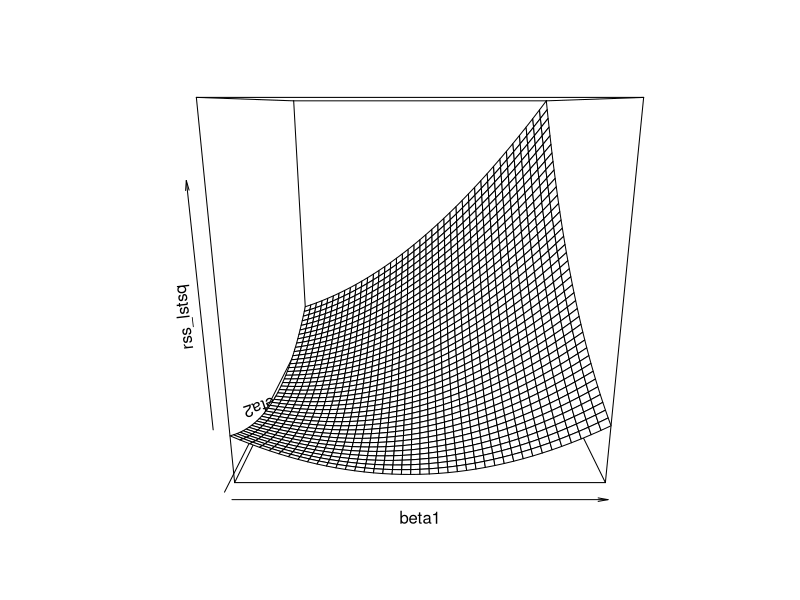
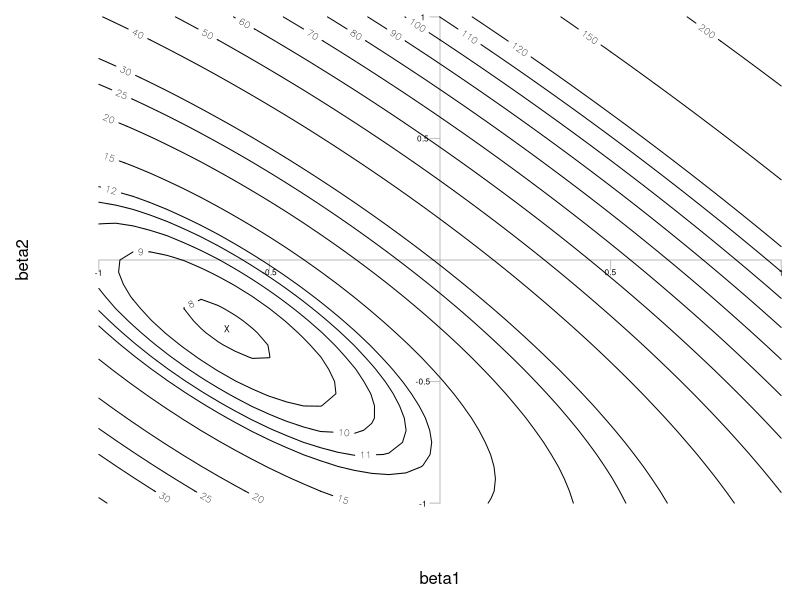
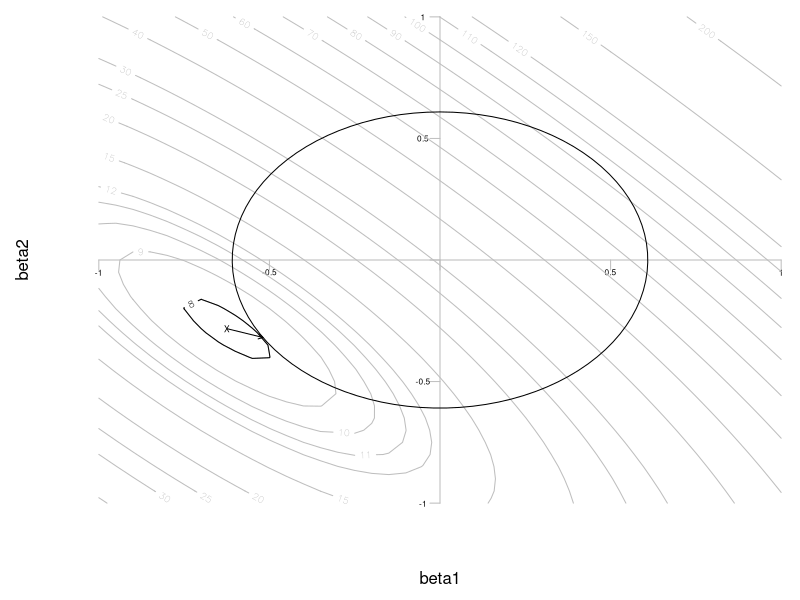
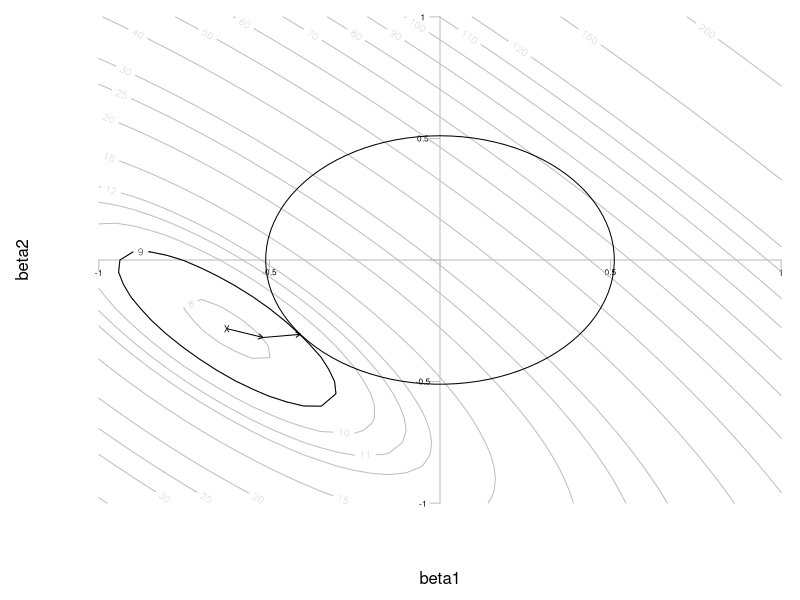
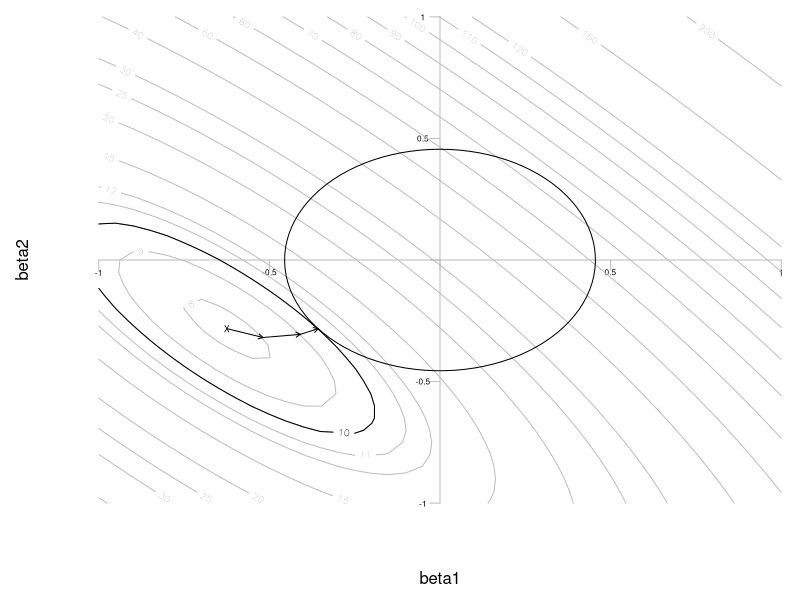

These figures' R source, in order:
# Date created: 17/4/18
# Last updated:

# Lasso pilot/exploration ----------------------------------------------------------
# based on lasso.pdf (in Stats/Mulivariate)

library(glmnet)

# Cars data
  data(mtcars)
  mtcars
  
# Pick 3 variables; 0 = y; 1 + 2 = x
# (IDk why they decided to start at 0)  
  v0 <- "mpg"
  v1 <- "disp"
  v2 <- "hp"
  
# correlations among these variables
  round(cor(mtcars[, c(v0, v1, v2)]), 2) # cool
  
# the units of measurement for the different indepedent variables are quite different
# therefore we shall standardise them - and we will do the independent variable too for consistency
  standardize <- function(x) {(x-mean(x))/sd(x)}
  z0 <- standardize(mtcars[, v0])
  z1 <- standardize(mtcars[, v1])
  z2 <- standardize(mtcars[, v2])
  lstsq <- lm(z0~z1+z2-1)
  lstsq_beta <- coef(lstsq)
  
# The lm function uses the traditional linear regression approach, sometimes called least squares regression, because it minimizes (least) the sum of squared deviations (squares) of the residuals
# To understand this better, here is the residual sum of squared deviations (rss) for a range of possible regression coefficients
  n_lstsq <- 41
  s <- seq(-1, 1, length=n_lstsq)
  rss_lstsq <- matrix(NA, nrow=n_lstsq, ncol=n_lstsq)
  for (i in 1:n_lstsq) {
    for (j in 1:n_lstsq) {
      rss_lstsq[i, j] <- sum((z0-s[i]*z1-s[j]*z2)^2)
    }
  }
  persp(s, s, rss_lstsq, xlab="beta1", ylab="beta2", zlab="rss_lstsq")

# Here is the contour of the 3D plot
  draw_axes <- function() {
    k2 <- seq(-1, 1, length=5)
    par(mar=c(4.6, 4.6, 0.6, 0.6), xaxs="i", yaxs="i")
    plot(1.02*range(s), 1.02*range(s), type="n", xlab="beta1", ylab="beta2", axes=FALSE
    )
    axis(side=1, pos=0, col="gray", at=k2, labels=rep(" ", length(k2)))
    axis(side=2, pos=0, col="gray", at=k2, labels=rep(" ", length(k2)))
    text(k2[-3], -0.05, k2[-3], cex=0.5, col="black")
    text(-0.05, k2[-3], k2[-3], cex=0.5, col="black")
  }
  k1 <- c(1, 1.1, 1.2, 1.5, 2, 2.5, 3:9)
  k1 <- c(0.1*k1, k1, 10*k1, 100*k1, 1000*k1)
  draw_axes()
  contour(s, s, matrix(rss_lstsq,nrow=n_lstsq), levels=k1, add=TRUE, col="black")
  text(lstsq_beta[1], lstsq_beta[2], "X", cex=0.5)
  # which kind makes sense, looking top down
  # cool
  
  k1 <- k1[k1>min(rss_lstsq)]
  
# The level curves (the values where the thre dimension surface is constant) are elliptical
# which reflects the correlation in and that is induced by the correlation between z1 and z2
# The small "X" represents the minimum value, or the least squares solution 
# It corresponds to height of 7.81 units  
  
# Now suppose that you were willing to sacrifice a bit on the residual sum of squares. 
# You'd be willing to settle for a value of B1 and B2 that produced a residual sum of squares of 8 instead of 7.8. 
# In exchange, you'd get asolution that was a bit closer to zero. 
# What would that value be? 
# Any value on the ellipse labelled 8 would be equally desirable from the least squares perspective. 
# But the point on the ellipse closest to (0, 0) has the most simplicity.  
  find_closest <- function(x, target) {
    d <- abs(x-target)
    return(which(d==min(d))[1])
  }
  draw_circle <- function(r) {
    radians <- seq(0, 2*pi, length=100)
    lines(r*sin(radians), r*cos(radians))
  }
  ridge <- glmnet(cbind(z1, z2), z0, alpha=0, intercept=FALSE, nlambda=1000)
  m_ridge <- dim(ridge$beta)[2]
  rss_ridge <- rep(NA,m_ridge)
  for (i in 1:m_ridge) {
    rss_ridge[i] <- sum((z0 - ridge$beta[1, i]*z1 -ridge$beta[2, i]*z2)^2)
  }
  r1 <- find_closest(rss_ridge, k1[1])
  draw_axes()
  contour(s, s, matrix(rss_lstsq, nrow=n_lstsq), levels=k1, add=TRUE, col="gray")
  contour(s, s, matrix(rss_lstsq, nrow=n_lstsq), levels=k1[1], add=TRUE, col="black")
  draw_circle(sqrt(ridge$beta[1, r1]^2+ridge$beta[2, r1]^2))
  text(lstsq_beta[1], lstsq_beta[2], "X", cex=0.5)
  arrows(lstsq_beta[1], lstsq_beta[2], ridge$beta[1, r1], ridge$beta[2, r1], len=0.05)
  
#  For ridge regression, find the circle which just barely touches the ellipse corresponding to a level surface of 8.
#  These values are B1 = -0.52 and B2 = -0.32.
  
# Now what do I mean by "simplicity"? (Indeed.) 
# In this case, I mean less of a tendency to produce extreme predictions.
# Regression coefficients that are flatter, that is, closer to zero, have less of a tendency to produce extreme predictions
# Extreme predictions are sometimes okay, but they are often a symptom of overfitting  
  
# Ridge regression -------------------------------------------------  
# I think
  
# Now ridge regression offers you a multitude of choices, depending on the trade-offs you are willing to make between efficiency (small rss) and simplicity (regression coefficients close to zero). 
# If you wanted a bit more simplicity and could suffer a bit more on the residual sums of squares end of things, you could find the point on the level surface 9 or 10.
  r2 <- find_closest(rss_ridge, k1[2])
  r3 <- find_closest(rss_ridge, k1[3])
  draw_axes()
  contour(s, s, matrix(rss_lstsq,nrow=n_lstsq), levels=k1, add=TRUE, col="gray")
  contour(s, s, matrix(rss_lstsq,nrow=n_lstsq), levels=k1[2], add=TRUE, col="black")
  draw_circle(sqrt(ridge$beta[1, r2]^2+ridge$beta[2, r2]^2))
  text(lstsq_beta[1], lstsq_beta[2], "X", cex=0.5)
  arrows(lstsq_beta[1], lstsq_beta[2], ridge$beta[1, r1], ridge$beta[2, r1], len=0.05)
  arrows(ridge$beta[1, r1], ridge$beta[2, r1], ridge$beta[1, r2], ridge$beta[2, r2], len=0.05) 
  
  
# not sure what this one is about  
  draw_axes()
  contour(s, s, matrix(rss_lstsq,nrow=n_lstsq), levels=k1, add=TRUE, col="gray")
  contour(s, s, matrix(rss_lstsq,nrow=n_lstsq), levels=k1[3], add=TRUE, col="black")
  draw_circle(sqrt(ridge$beta[1, r3]^2+ridge$beta[2, r3]^2))
  text(lstsq_beta[1], lstsq_beta[2], "X", cex=0.5)
  arrows(lstsq_beta[1], lstsq_beta[2], ridge$beta[1, r1], ridge$beta[2, r1], len=0.05)
  arrows(ridge$beta[1, r1], ridge$beta[2, r1], ridge$beta[1, r2], ridge$beta[2, r2], len=0.05)
  arrows(ridge$beta[1, r2], ridge$beta[2, r2], ridge$beta[1, r3], ridge$beta[2, r3], len=0.05) 
  
   